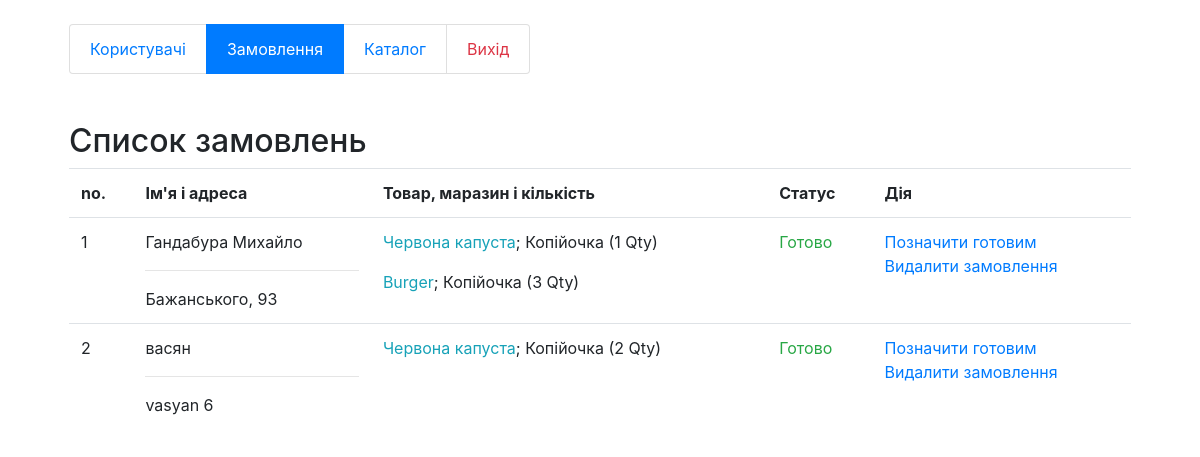
The app's page /admin/pnl_order.php with its own data.
### tables this page shows
CREATE TABLE `fds_usrdt` (
  `usrdt_id` int(11) NOT NULL,
  `usrdt_nme` varchar(50) DEFAULT NULL,
  `usrdt_usr` varchar(15) DEFAULT NULL,
  `usrdt_pwd` varchar(80) DEFAULT NULL,
  `usrdt_adrs` varchar(100) DEFAULT NULL,
  `usrdt_stat` varchar(10) DEFAULT NULL,
  `usrdt_log` varchar(20) DEFAULT NULL
);

CREATE TABLE `fds_ctlog` (
  `ctlog_id` int(11) NOT NULL,
  `ctlog_usrdt_id` int(11) DEFAULT NULL,
  `ctlog_nme` varchar(50) DEFAULT NULL,
  `ctlog_prc` double DEFAULT NULL,
  `ctlog_desc` varchar(500) DEFAULT NULL,
  `ctlog_shp` varchar(50) DEFAULT NULL,
  `ctlog_img` varchar(100) DEFAULT NULL,
  `ctlog_log` varchar(50) DEFAULT NULL
);

### db.php (called while the page is built, shortened)
<?php
function encryptIt( $q ) {
	$key = 'HqE0luoquf';
	return base64_encode(base64_encode($key.$q));
}
?>

### admin/pnl_order.php (the view, shortened to what this page needs)
<?php
include('../db.php');
?>
<!DOCTYPE html>
<html>
<head>
	<link rel="stylesheet" href="../bootstrap/css/all.min.css">
	<link rel="stylesheet" href="../bootstrap/css/bootstrap.min.css">
</head>
<body>
	<div class="container">
		<div class="row p-4">
			<div class="col">
				<ul class="list-group list-group-horizontal">
					<li class="list-group-item"><a href="pnl_user">Користувачі</a></li>
					<li class="list-group-item active"><a href="#" class="text-white">Замовлення</a></li>
					<li class="list-group-item "><a href="pnl_catalog">Каталог</a></li>
					<li class="list-group-item"><a href="../action?act=lgout" class="text-danger">Вихід</a></li>
				</ul>
			</div>
		</div>
		<div class="row p-4">
			<div class="col">
				<h2>Список замовлень</h2>
				<table class="table">
					<tr>
						<th>no.</th>
						<th>Ім'я і адреса</th>
						<th>Товар, маразин і кількість</th>
						<th>Статус</th>
						<th>Дія</th>
					</tr>
					<?php
					$count = 1;
					$query = "SELECT fds_usrdt.usrdt_nme as 'usr_nme', fds_usrdt.usrdt_adrs as 'usr_add', fds_usrdt.usrdt_id as 'usr_id', GROUP_CONCAT(ordr_ctlog_id) as ordr_list, GROUP_CONCAT(ordr_stat) as ordr_stat, GROUP_CONCAT(ordr_qty) as ordr_qty FROM fds_ordr JOIN fds_usrdt ON fds_ordr.ordr_usrdt_id = fds_usrdt.usrdt_id WHERE fds_ordr.ordr_usrdt_id = fds_usrdt.usrdt_id GROUP BY fds_ordr.ordr_usrdt_id";
					$result = mysqli_query($conn, $query);
					if (mysqli_num_rows($result) > 0) {
						while ($row = mysqli_fetch_assoc($result)) {
							$order_list = explode(",", $row['ordr_list']);
							$order_qty = explode(",", $row['ordr_qty']);
							echo '<tr>';
							echo '<td>' . $count++ . '</td>';
							echo '<td>' . $row['usr_nme'] . '<hr>' . $row['usr_add']  .  '</td>';
							echo '<td>';
							for ($i = 0; $i < sizeof($order_list); $i++) {
								$ctlog_id = $order_list[$i];
								$query = "SELECT * FROM fds_ctlog WHERE ctlog_id = '$ctlog_id'";
								$data = mysqli_fetch_assoc(mysqli_query($conn, $query));
								echo '<p><span class="text-info">' . $data['ctlog_nme'] . '</span>; ' . $data['ctlog_shp'] . ' (' . $order_qty[$i] . ' Qty)</p>';
							}
							echo '</td>';
							if ($row['ordr_stat'] == null) {
								echo '<td><p class="text-warning">В процесі</p></td>';
							} else {
								echo '<td><p class="text-success">Готово</p></td>';
							}
							echo '<td><a href="pnl_order?act=ordrrdy&id=' . encryptIt($row['usr_id']) . '" onclick="return confirm()">Позначити готовим</a><br><a href="pnl_order?act=ordrdel&id=' . encryptIt($row['usr_id']) . '" onclick="return confirm()">Видалити замовлення</a></td>';
							echo '</tr>';
						}
					}
					?>
				</table>
			</div>
		</div>
	</div>
</body>
</html>

### records on screen
fds_usrdt: usrdt_nme "Гандабура Михайло", usrdt_adrs "Бажанського, 93"
fds_ctlog: ctlog_nme "Червона капуста", ctlog_shp "Копійочка", i "1", i "2"
fds_ctlog: ctlog_nme "Burger", ctlog_shp "Копійочка", i "3"
fds_usrdt: usrdt_nme "васян", usrdt_adrs "vasyan 6"
